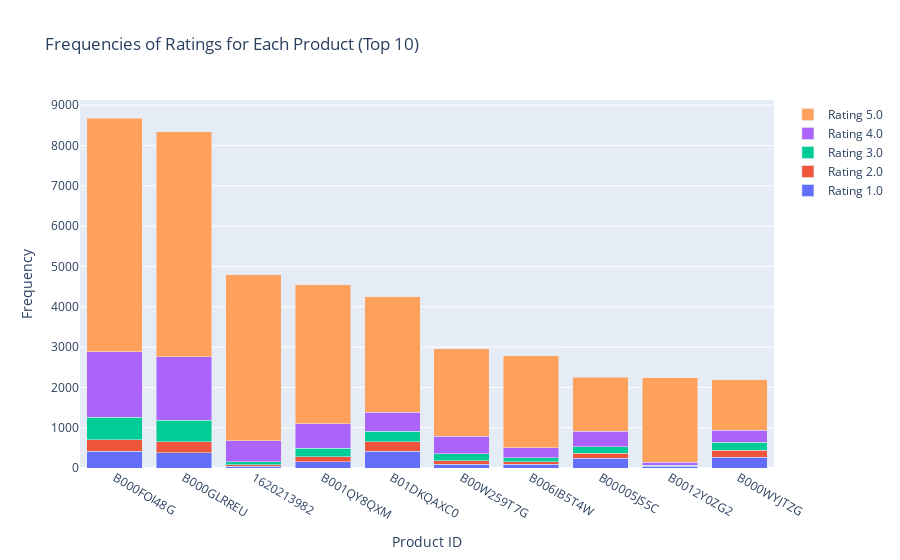

Here is the notebook cell this chart was saved with:
### Markdown cell above
Then we can create a stacked bar chart for the frequencies of ratings for each product. Here I choose the top 10 (based on frequency) to plot.

### Code cell
# Pivot the DataFrame to get frequencies of ratings for each product
products_ratings = df.pivot_table(index='productId', columns='rating', values='timestamp', aggfunc='count', fill_value=0)
products_ratings.columns = ['Rating ' + str(col) for col in products_ratings.columns]
products_ratings['Total Ratings'] = products_ratings.sum(axis=1)

# Sort the products by the total number of ratings in descending order
df_sorted = products_ratings.sort_values('Total Ratings', ascending=False)

# Select the top 10 products by total number of ratings
top_10_products = df_sorted.head(10)

# Create data for the stacked bar chart
data = []

for rating_col in ['Rating 1.0', 'Rating 2.0', 'Rating 3.0', 'Rating 4.0', 'Rating 5.0']:
    data.append(go.Bar(
        x=top_10_products.index,
        y=top_10_products[rating_col],
        name=rating_col,
    ))

# Create the stacked bar chart
layout = go.Layout(
    barmode='stack',  
    xaxis=dict(title='Product ID'),
    yaxis=dict(title='Frequency'),
    title='Frequencies of Ratings for Each Product (Top 10)',
)

fig = go.Figure(data=data, layout=layout)

fig.show()

### Figure 1 — Plotly figure (JSON) as saved in the notebook; plotly's stock layout.template omitted (floating-point values rounded to 4 significant figures)
{"data": [{"name": "Rating 1.0", "type": "bar", "x": ["B000FOI48G", "B000GLRREU", "1620213982", "B001QY8QXM", "B01DKQAXC0", "B00W259T7G", "B006IB5T4W", "B00005JS5C", "B0012Y0ZG2", "B000WYJTZG"], "y": [414, 377, 44, 152, 412, 96, 96, 239, 44, 270]}, {"name": "Rating 2.0", "type": "bar", "x": ["B000FOI48G", "B000GLRREU", "1620213982", "B001QY8QXM", "B01DKQAXC0", "B00W259T7G", "B006IB5T4W", "B00005JS5C", "B0012Y0ZG2", "B000WYJTZG"], "y": [292, 271, 36, 121, 238, 87, 55, 132, 15, 175]}, {"name": "Rating 3.0", "type": "bar", "x": ["B000FOI48G", "B000GLRREU", "1620213982", "B001QY8QXM", "B01DKQAXC0", "B00W259T7G", "B006IB5T4W", "B00005JS5C", "B0012Y0ZG2", "B000WYJTZG"], "y": [552, 535, 81, 220, 264, 176, 98, 160, 10, 191]}, {"name": "Rating 4.0", "type": "bar", "x": ["B000FOI48G", "B000GLRREU", "1620213982", "B001QY8QXM", "B01DKQAXC0", "B00W259T7G", "B006IB5T4W", "B00005JS5C", "B0012Y0ZG2", "B000WYJTZG"], "y": [1624, 1571, 520, 606, 468, 433, 250, 379, 68, 297]}, {"name": "Rating 5.0", "type": "bar", "x": ["B000FOI48G", "B000GLRREU", "1620213982", "B001QY8QXM", "B01DKQAXC0", "B00W259T7G", "B006IB5T4W", "B00005JS5C", "B0012Y0ZG2", "B000WYJTZG"], "y": [5790, 5587, 4111, 3445, 2864, 2167, 2291, 1339, 2097, 1257]}], "layout": {"barmode": "stack", "title": {"text": "Frequencies of Ratings for Each Product (Top 10)"}, "xaxis": {"title": {"text": "Product ID"}}, "yaxis": {"title": {"text": "Frequency"}}}}
